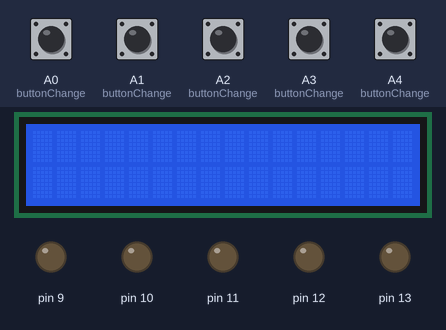
Simulated run of this sketch. Board: Arduino Uno, built with avr-gcc and run on an emulated ATmega328P. Parts: 16×2 character LCD, output pins drawn as LEDs (lit = HIGH). The inputs (shaded band) are chosen by the test bench; at power-on: A0 (buttonChange), A1 (buttonChange), A2 (buttonChange), A3 (buttonChange), A4 (buttonChange) LOW.

Above: at 1.2 s.
1.3 s: A0 (buttonChange) pulled HIGH for 1.2 s
At 4.0 s:
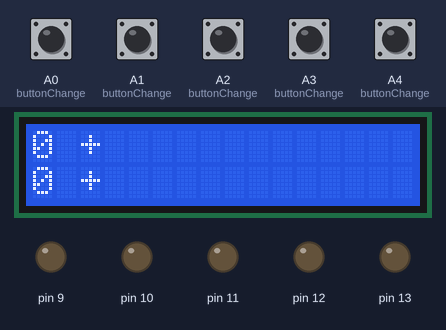
4.5 s: A0 (buttonChange) pulled HIGH for 1.2 s
At 7.2 s:
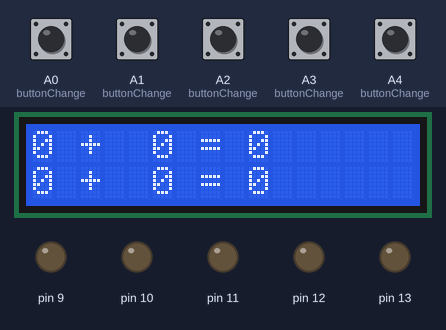
7.5 s: A1 (buttonChange) pulled HIGH for 1.2 s
At 9.0 s:
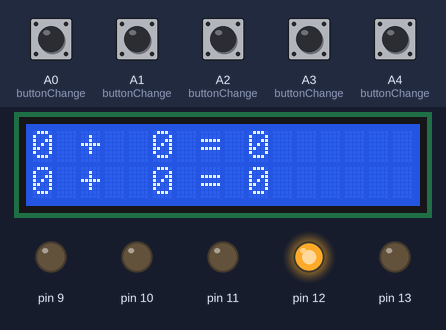
10.2 s: A2 (buttonChange) pulled HIGH for 1.2 s
At 11.3 s:
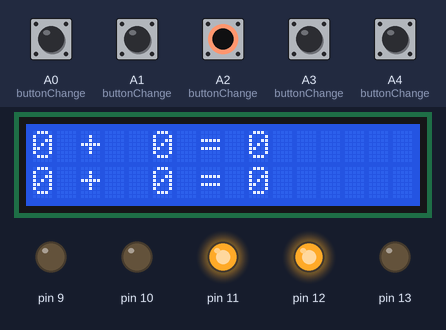
12.9 s: A3 (buttonChange) pulled HIGH for 1.2 s
At 13.8 s:
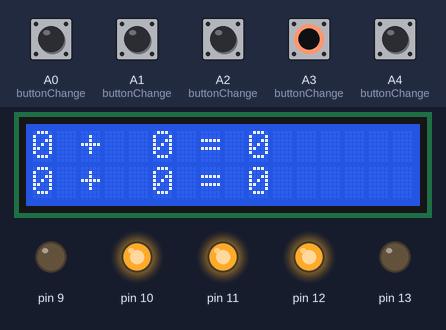
15.6 s: A4 (buttonChange) pulled HIGH for 1.2 s
At 16.3 s:
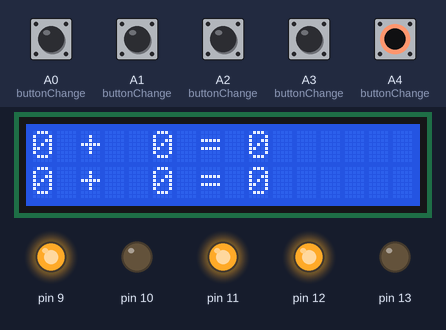
Timing chart, 0 to 18.6 s (numbered marks = the images above; inputs shaded):
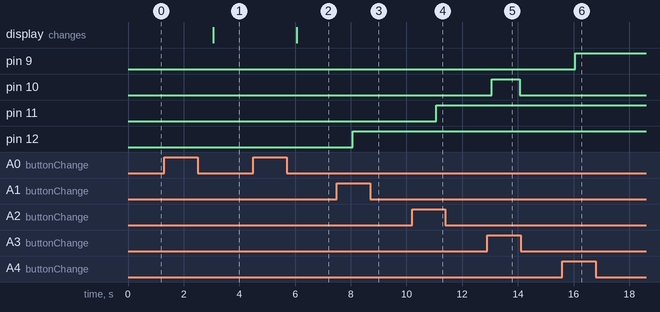

The sketch:

Ardunio_binary_adder.ino
```cpp
/* Basic Arduino example code for displaying text on 16x2, 20x4 etc. character LCDs. More info:
www.makerguides.com */
// Include the library:
#include <LiquidCrystal.h>
// Create an LCD object. Parameters: (RS, E, D4, D5, D6, D7):
LiquidCrystal lcd = LiquidCrystal(2, 3, 4, 5, 6, 7);
int stage = 0;
int x = 0;
int y;
int v = 0;
int button0;
int button1;
int button2;
int button3;
int button4;
bool LED1 = false;
bool LED2 = false;
bool LED3 = false;
bool LED4 = false;
bool firstLED1 = false;
bool firstLED2 = false;
bool firstLED3 = false;
bool firstLED4 = false;
bool secondLED1 = false;
bool secondLED2 = false;
bool secondLED3 = false;
bool secondLED4 = false;
bool carry1 = false;
bool carry2 = false;
bool carry3 = false;
bool carry4 = false;
bool sum1 = false;
bool sum2 = false;
bool sum3 = false;
bool comp = false;

void setup() {
  pinMode(13,OUTPUT);
  pinMode(12,OUTPUT);
  pinMode(11,OUTPUT);
  pinMode(10,OUTPUT);
  pinMode(9,OUTPUT);
  pinMode(A0, INPUT);
  pinMode(A1, INPUT);
  pinMode(A2, INPUT);
  pinMode(A3, INPUT);
  pinMode(A4, INPUT);
 // Specify the LCD's number of columns and rows. Change to (20, 4) for a 20x4 LCD:
 lcd.begin(16, 2);
}
void loop() {
 buttonChange();
 if (stage == 1 && comp == false){
  stage1();
 }
 if (stage == 2 && comp == false){
  stage2();
 }
 if (stage == 3 && comp == false){
  stage3();
 }
}
void buttonChange(){
  button0 = digitalRead(A0);
  button1 = digitalRead(A1);
  button2 = digitalRead(A2);
  button3 = digitalRead(A3);
  button4 = digitalRead(A4);
  if (button0 == HIGH){
    stage++;
    comp = false;
  }
  if (button1 == HIGH && LED1 == false){
    LED1 = true;
    digitalWrite(12, HIGH);
  } else if (button1 == HIGH && LED1 == true){
    LED1 = false;
    digitalWrite(12,LOW);
  }
  if (button2 == HIGH && LED2 == false){
    LED2 = true;
    digitalWrite(11, HIGH);
  } else if (button2 == HIGH && LED2 == true){
    LED2 = false;
    digitalWrite(11,LOW);
  }
  if (button3 == HIGH && LED3 == false){
    LED3 = true;
    digitalWrite(10, HIGH);
  } else if (button3 == HIGH && LED3 == true){
    LED3 = false;
    digitalWrite(10,LOW);
  }
  if (button4 == HIGH && LED4 == false){
    LED4 = true;
    digitalWrite(9, HIGH);
  } else if (button4 == HIGH && LED4 == true){
    LED4 = false;
    digitalWrite(9,LOW);
  }
  delay(1000);
}
void stage1(){
  firstLED1 = LED1;
  firstLED2 = LED2;
  firstLED3 = LED3;
  firstLED4 = LED4;
  x = binToDec(LED1,LED2,LED3,LED4);
  // Set the cursor on the third column and the first row, counting starts at 0:
 lcd.setCursor(0, 0);
 lcd.print(x);
 lcd.print(" + ");
 lcd.setCursor(0, 1);
 lcd.print(x,HEX);
 lcd.print(" + ");
 comp = true;
 LED1 = false;
 LED2 = false;
 LED3 = false;
 LED4 = false;
digitalWrite(12,LOW);
digitalWrite(11,LOW);
digitalWrite(10,LOW);
digitalWrite(9,LOW);
}
void stage2(){
  secondLED1 = LED1;
  secondLED2 = LED2;
  secondLED3 = LED3;
  secondLED4 = LED4;
  v = binToDec(LED1,LED2,LED3,LED4);
  // Set the cursor on the third column and the first row, counting starts at 0:
 lcd.setCursor(5, 0);
 lcd.print(v);
 lcd.print(" = ");
 lcd.print(x+v);
 lcd.setCursor(5, 1);
 lcd.print(v,HEX);
 lcd.print(" = ");
 lcd.print(x+v,HEX);
 binAdd();
 comp = true;
}
void stage3(){
  LED1 = false;
  LED2 = false;
  LED3 = false;
  LED4 = false;
  firstLED1 = false;
  firstLED2 = false;
  firstLED3 = false;
  firstLED4 = false;
  secondLED1 = false;
  secondLED2 = false;
  secondLED3 = false;
  secondLED4 = false;
  carry1 = false;
  carry2 = false;
  carry3 = false;
  carry4 = false;
  sum1 = false;
  sum2 = false;
  sum3 = false;
  comp = false;
  lcd.clear();
  digitalWrite(13,LOW);
  digitalWrite(12,LOW);
  digitalWrite(10,LOW);
  digitalWrite(11,LOW);
  digitalWrite(9,LOW);
  stage = 0;
}

int binToDec(bool a, bool b, bool c, bool d){
  y = 0;
  if (d == true){
    y += 1;
  }
  if (c == true){
    y += 2;
  }
  if (b == true){
    y += 4;
  }
  if (a == true){
    y += 8;
  }
  return y;
}
void binAdd(){
  LED1 = false;
  LED2 = false;
  LED3 = false;
  LED4 = false;
  digitalWrite(12,LOW);
  digitalWrite(11,LOW);
  digitalWrite(10,LOW);
  digitalWrite(9,LOW);
  //half adder
  if ((XOR(firstLED4, secondLED4))){
    digitalWrite(9,HIGH);
  }
  if (firstLED4 && secondLED4){
    carry1 = true;
  }
  //full adder 1
  if (XOR(firstLED3, secondLED3)){
    sum1 = true;
  }
  if (XOR(sum1, carry1)){
    digitalWrite(10,HIGH);
  }
  if ((sum1 && carry1) || (firstLED3 && secondLED3)){
    carry2 = true;
  }
  //full adder 2
  if (XOR(firstLED2, secondLED2)){
    sum2 = true;
  }
  if (XOR(sum2, carry2)){
    digitalWrite(11,HIGH);
  }
  if ((sum2 && carry2) || (firstLED2 && secondLED2)){
    carry3 = true;
  }
  //full adder 3
  if (XOR(firstLED1, secondLED1)){
    sum3 = true;
  }
  if (XOR(sum3, carry3)){
    digitalWrite(12,HIGH);
  }
  if ((sum3 && carry3) || (firstLED1 && secondLED1)){
    carry4 = true;
  }
  if (carry4){
    digitalWrite(13,HIGH);
  }
}
bool XOR(bool a, bool b){
  return (!(a && b) && (a || b));
}
```

Measured:
- after the input at 1.3 s, the display: changes after 1.8 s (image 1)
- after the input at 4.5 s, the display: changes after 1.6 s (image 2)
- after the input at 7.5 s, pin 12: LOW → HIGH after 0.57 s
- after the input at 10.2 s, pin 11: LOW → HIGH after 0.87 s
- after the input at 12.9 s, pin 10: LOW → HIGH after 0.17 s, → LOW 1.0 s later
- after the input at 15.6 s, pin 9: LOW → HIGH after 0.47 s
